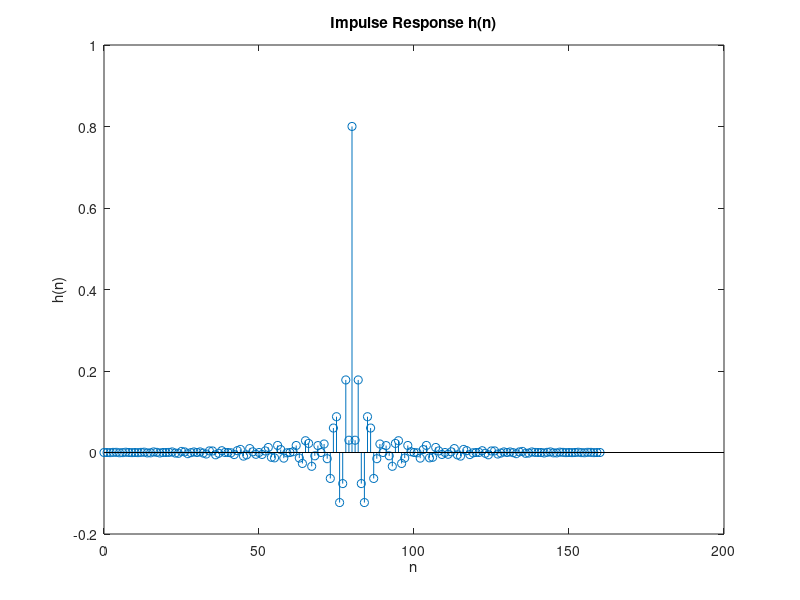
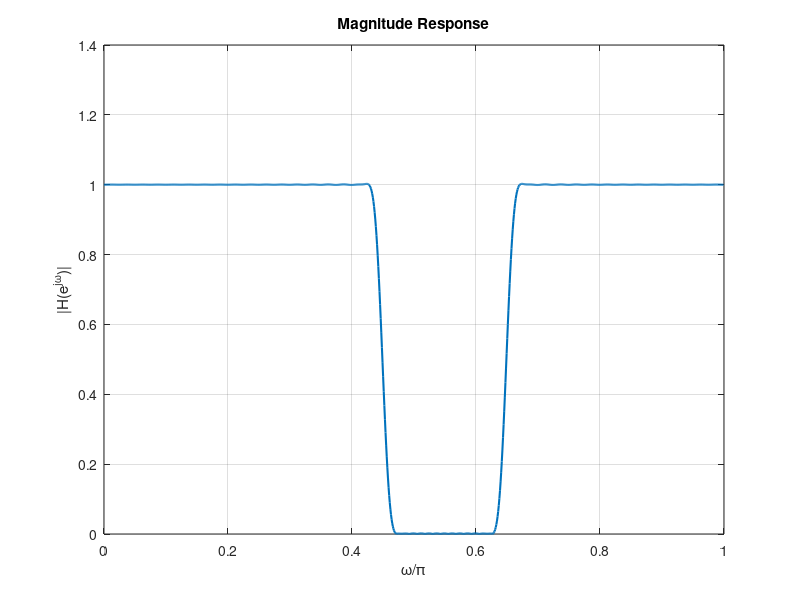

These figures' MATLAB source, in order:
clc;
clear;
close all;

N = 160;

wc1 = 0.45;
wc2 = 0.65;

b = fir1(N,[wc1 wc2],'stop',hamming(N+1));

%% impulse response

figure;
stem(0:N,b);

title('Impulse Response h(n)');
xlabel('n');
ylabel('h(n)');

%% frequency response

[H,w] = freqz(b,1,1024);

figure;

plot(w/pi,abs(H),'LineWidth',1.5);

grid on;

title('Magnitude Response');

xlabel('\omega/\pi');

ylabel('|H(e^{j\omega})|');
